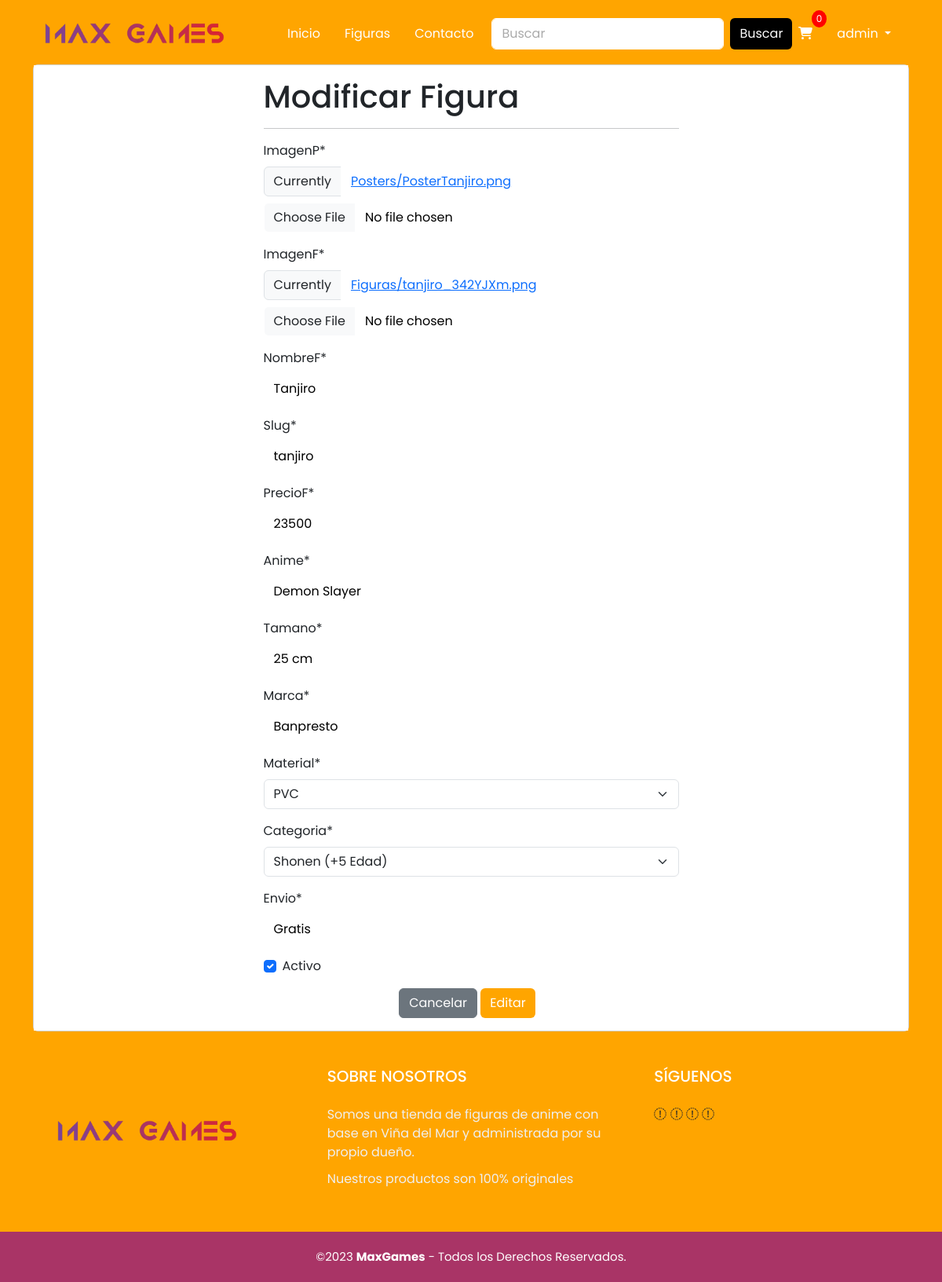
/figura/modificar_figuras/1/ (signed in), run on the app's committed database.
### figura/models.py (models this page shows, shortened)
class Figuras(models.Model):
    imagenP = models.ImageField(upload_to="Posters", null=True)
    imagenF = models.ImageField(upload_to="Figuras", null=True)
    nombreF = models.CharField(max_length=50)
    slug    = AutoSlugField(populate_from='nombreF')
    precioF = models.IntegerField()
    anime   = models.CharField(max_length=100)
    tamano  = models.CharField(max_length=30)
    marca   = models.CharField(max_length=30)
    material = models.ForeignKey(Material, on_delete=models.PROTECT)
    categoria = models.ForeignKey(Categoria, on_delete=models.PROTECT)
    envio = models.CharField(max_length=15)
    activo = models.BooleanField()

class Material(models.Model):
    material     = models.CharField(max_length=20, blank=False, null=False)
    def __str__(self):
        return str(self.material)

class Categoria(models.Model):
    categoria     = models.CharField(max_length=20, blank=False, null=False)
    def __str__(self):
        return str(self.categoria)

### figura/views.py (the view)
# urls.py: path('modificar_figuras/<id>/',views.modificar_figuras, name='modificar_figuras'),
@permission_required('figura.change_figuras')
def modificar_figuras(request, id):
    figura = get_object_or_404(Figuras, id=id)
    if request.method == 'POST':
        formulario = FigurasForm(data=request.POST, instance=figura, files=request.FILES)
        if formulario.is_valid():
            formulario.save()
            messages.success(request, "Figura Modificada con Exito")
            return redirect('listar_figuras')
    else:
        formulario = FigurasForm(instance=figura)
    context = {
        'form': formulario,
        'figuras': figura,  # Añade 'figuras' al contexto
    }
    return render(request, 'figura/adm/modificar.html', context)

### figura/forms.py
class FigurasForm(forms.ModelForm):
    class Meta:
        model = Figuras
        fields='__all__'

### figura/templates/figura/adm/modificar.html (shortened to what this page needs)
{% extends 'figura/base.html' %}
{%load static%}
{% load crispy_forms_tags %}
{% block contenido %}
<body>
        <div class="container">
            <div class="card">
                <div class="card-body">
                    <div class="row">
                        <div class="col-12 col-md-6 offset-md-3">
                            <form action="" method="post" enctype="multipart/form-data">
                                <h1>Modificar Figura</h1>
                                <hr>
                                {{form | crispy}}
                                <div class="d-flex justify-content-center">
                                    <input type="reset" value="Cancelar" class="btn btn-secondary">
                                    <input type="submit" value="Editar" class="btn btn-primary ">
                                </div>
                            </form>
                        </div>
                    </div>
                </div>
            </div>
        </div>
</body>
{% endblock %}

### figura/templates/figura/base.html (shortened to what this page needs)
{% load static %}
<!DOCTYPE html>
<html lang="en">
<head>
    <link href="https://cdn.jsdelivr.net/npm/bootstrap@5.3.0-alpha3/dist/css/bootstrap.min.css" rel="stylesheet"
>
    <link rel="stylesheet" href="https://cdn.jsdelivr.net/npm/bootstrap-icons@1.10.5/font/bootstrap-icons.css">
    <link rel="stylesheet" href="{% static 'css/estilos.css'%}">
    <link rel="stylesheet" href="{% static 'css/estilosCarrusel.css'%}">
    <link rel="stylesheet" href="{% static 'css/estilosFooter.css'%}">
    <link rel="stylesheet" href="{% static 'css/estiloApi.css'%}">
    <link rel="stylesheet" href="{% static 'css/estilosFigura.css'%}">
    <link rel="stylesheet" href="{% static 'css/nav.css'%}">
    <link rel="stylesheet" href="{% static 'css/estiloFormulario.css'%}">
    <link rel="stylesheet" href="{% static 'css/estiloCarrito.css'%}">
    <link rel="stylesheet" href="{% static 'css/estiloContacto.css'%}">
</head>
<body>
    <header>
        <nav class="navbar navbar-expand-lg ">
            <div class="container-fluid container">
                <a href="{% url 'index' %}" class="navbar-brand"><img src="{% static 'img/LogoMaxGames3.png'%}"
                        alt="Logo de MaxGames"></a>
                <div class="collapse navbar-collapse" id="nav">
                    <ul class="navbar-nav">
                        <li class="nav-item">
                            <a href="{% url 'index' %}" class="nav-link">Inicio</a>
                        </li>
                        <li class="nav-item">
                            <a href="{% url 'search' %}" class="nav-link">Figuras</a>
                        </li>
                        <li class="nav-item">
                            <a href="{% url 'contacto' %}" class="nav-link">Contacto</a>
                        </li>
                    </ul>
                    <ul class="navbar-nav ms-auto">
                        <form class="d-flex" role="search" method="GET" action="{% url 'search' %}">
                            <input class="form-control me-2" name="q" type="search" placeholder="Buscar"
                                aria-label="Search" />
                            <button class="btn btn-outline-success" type="submit">
                                Buscar
                            </button>
                        </form>
                        <li class="nav-item">
                            <a href="{% url 'viewcart' %}" class="nav-link">
                                <i class="fas fa-shopping-cart"></i>
                                {% if 'carro' in request.session %}
                                    <span id="cart-counter" class="cart-counter">{{ request.session.carro|length }}</span>
                                {% else %}
                                    <span id="cart-counter" class="cart-counter">0</span>
                                {% endif %}
                            </a>
                        </li>
                        <li class="nav-item dropdown">
                            <a class="nav-link dropdown-toggle" href="#" id="cuentaDropdown" role="button"
                                data-bs-toggle="dropdown" aria-expanded="false">
                                {% if user.is_authenticated %}
                                {{ user.username }}
                                {% else %}
                                Cuenta
                                {% endif %}
                            </a>
                        </li>
                    </ul>
                </div>
            </div>
        </nav>
    </header>
    {% block contenido %}
    {% endblock %}
    <footer>
        <div class="grupo-1">
            <div class="box">
                <figure>
                    <a href="#">
                        <img src="{% static 'img/LogoMaxGames3.png'%}" alt="Logo de MaxGames">
                    </a>
                </figure>
            </div>
            <div class="box">
                <h2>SOBRE NOSOTROS</h2>
                <p>Somos una tienda de figuras de anime con base en Viña del Mar y administrada por su propio dueño.
                </p>
                <p>Nuestros productos son 100% originales </p>
            </div>
            <div class="box">
                <h2>SÍGUENOS</h2>
                <div class="red-social">
                    <a href="#" class="fa fa-facebook"></a>
                    <a href="#" class="fa fa-instagram"></a>
                    <a href="#" class="fa fa-twitter"></a>
                    <a href="#" class="fa fa-youtube"></a>
                </div>
            </div>
        </div>
        <div class="grupo-2">
            <small>&copy;2023 <b>MaxGames</b> - Todos los Derechos Reservados.</small>
        </div>
    </footer>
</body>

### figura/static/css/estilos.css (style rules this page uses)
body, html { width: 100%; height: 100%; }
body { background-color: orange; font-family: Poppins,sans-serif; min-height: 100%; display: flex; flex-direction: column; }
.nav-link { position: relative; }
.navbar-expand-lg { margin-bottom: 5px; }
.btn-outline-success, .btn-outline-success:hover, .btn-outline-success:active, .btn-outline-success:visited { background-color: black; border: white; color: white; }

### figura/static/css/estilosFooter.css (style rules this page uses)
footer { margin-top: auto; }
.grupo-1 { width: 100%; max-width: 1200px; margin: auto; display: grid; grid-template-columns: repeat(3, 1fr); grid-gap: 50px; padding: 45px 0px; }
.grupo-1 .box figure { width: 100%; height: 100%; display: flex; justify-content: center; align-items: center; }
.grupo-1 .box figure img { width: 250px; }
.grupo-1 .box h2 { color: #fff; margin-bottom: 25px; font-size: 20px; }
.grupo-1 .box p { color: #efefef; margin-bottom: 10px; }
.grupo-2 { background-color: rgb(169, 52, 102, 255); padding: 20px 10px; text-align: center; color: #fff; }
.grupo-2 small { font-size: 15px; }

### figura/static/css/estilosFigura.css (style rules this page uses)
.btn-primary, .btn-primary:hover, .btn-primary:active, .btn-primary:visited { background-color: orange; border: black; margin-right: 10px; }

### figura/static/css/nav.css (style rules this page uses)
.navbar { background-color: orange; margin-top: 10px; }
.navbar-brand img { width: 250px; margin-right: 50px; }
.nav-item { margin-right: 15px; }
.nav-item a { color: white; }
.navbar-nav .nav-link { color: white ; position: relative; transition: transform 0.3s; }
.navbar-nav .nav-link:before { content: ''; position: absolute; left: 0; bottom: 0; width: 0%; height: 2px; background-color: white; transition: width 0.3s; }
.cart-counter { position: absolute; top: -10px; right: -10px; background-color: red; color: #fff; font-size: 12px; padding: 2px 6px; border-radius: 50%; }
.form-control { border-color: #fff; color: #fff; }
.form-control::placeholder { color: #aaa; }
.btn-outline-success { color: #fff; border-color: #fff; }

### figura/static/css/estiloFormulario.css (style rules this page uses)
.form-control { color:black !important }
.card-body { background-color: white; }

### figura/static/css/estiloContacto.css (style rules this page uses)
.form-control { color:black !important }

### data on the page
Figuras: nombreF "Tanjiro", slug "tanjiro", precioF "23500", anime "Demon Slayer", tamano "25 cm", marca "Banpresto", envio "Gratis", activo "☑"
Material: material "PVC"
Categoria: categoria "Shonen (+5 Edad)"

### other printed values
{{ user.username }} "admin"
